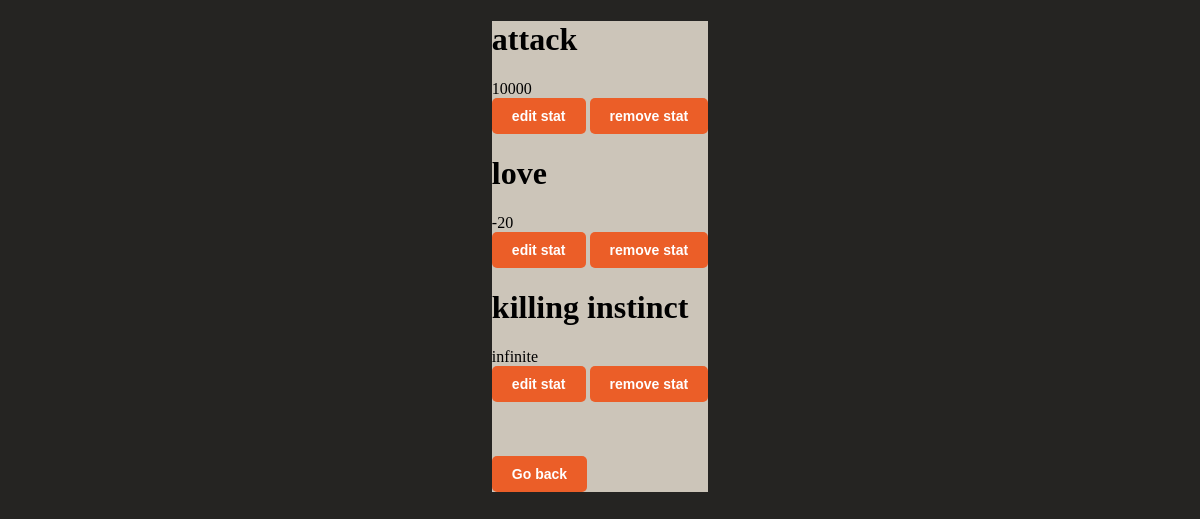
The page /viewstats/1 (signed in) on the database its author committed.
### app.py (models this page shows)
class Stats(db.Model):
    id = db.Column(db.Integer, primary_key=True)
    characterID = db.Column(db.Integer, db.ForeignKey('character.id'), nullable=False)
    statName = db.Column(db.String(80), nullable=False)
    statNumericValue = db.Column(db.Integer, nullable=True)

### app.py (the view)
@app.route('/viewstats/<int:id>', methods=['GET', 'POST']) #to view and edit stats
@login_required
def viewstats(id):
    session['viewstat'] = id
    curStats = Stats.query.filter_by(characterID =id)
    print(curStats)
    return render_template('viewstats.html', stats=curStats)

### app.py (called while the page is built)
@login_manager.user_loader
def load_user(id):
    return Account.query.get(int(id))

### templates/viewstats.html (shortened to what this page needs)
<!DOCTYPE html>
<html lang="en">
<head>
</head>
<body>
    <div class="statsCard">
        {% for stats in stats %}
            <h1>{{ stats.statName }}</h1>
            </h2>{{ stats.statNumericValue }}</h2><br>
            <a href='/editstats/{{stats.id}}'><button class = "button" >edit stat</button></a>
            <a href='/removestats/{{stats.id }}'><button class="button">remove stat</button></a> <br>
            {% endfor %}
            <br>
            <br>
            <br><a href="/characters"><button class="button">Go back</button></a>
    </div>
</body>
</html>

### templates/viewstats.html (style rules this page uses)
body { background-color: #252422; }
.button { background-color: #EB5E28; color: #fff; font-weight: bold; padding: 10px 20px; border: none; border-radius: 5px; cursor: pointer; font-size: 14px; transition: background-color 0.3s, color 0.3s; }
.statsCard { max-width: fit-content; margin-left: auto; margin-right: auto; background-color: #CCC5B9; }

### rows shown on the page
Stats: statName "attack", statNumericValue "10000"
Stats: statName "love", statNumericValue "-20"
Stats: statName "killing instinct", statNumericValue "infinite"
